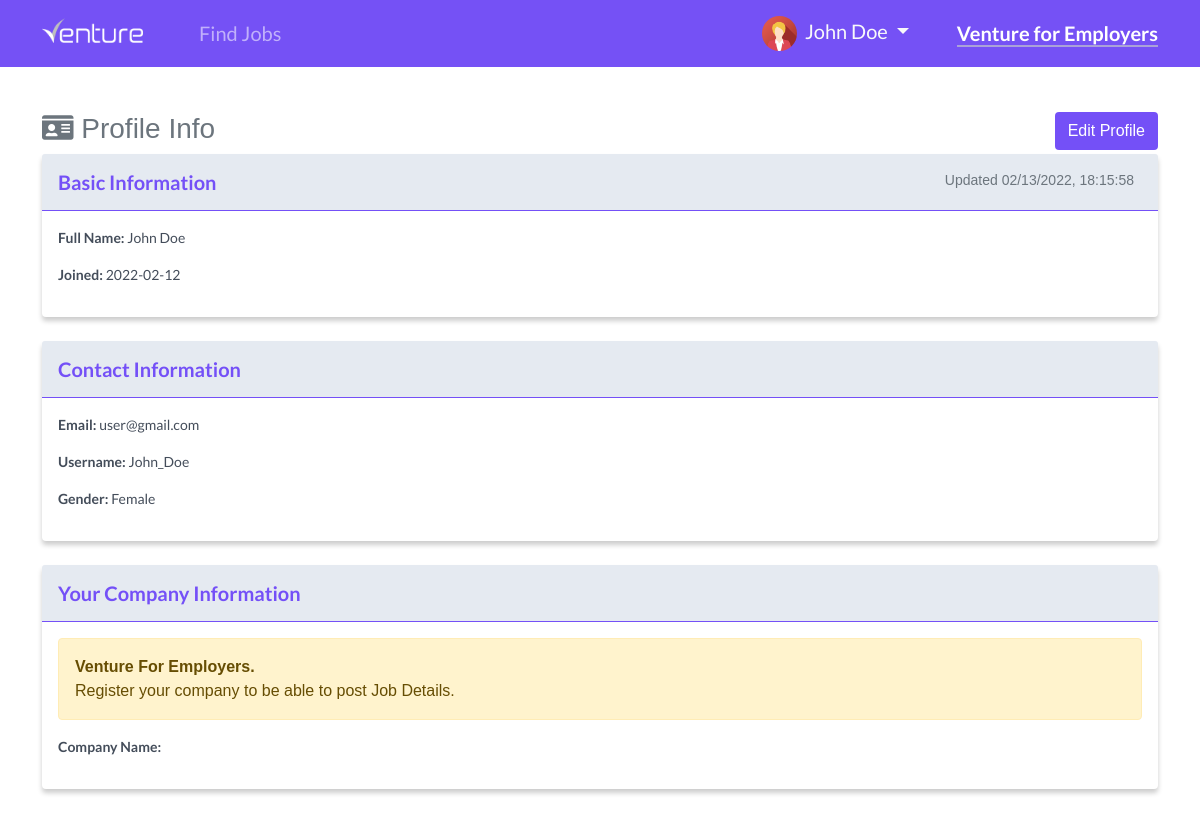
Page /user/profile (signed in) on the committed database.
### website/models.py (models this page shows)
class User(db.Model, UserMixin):
    id = db.Column(db.Integer, primary_key=True)
    email = db.Column(db.String(150), unique=True)
    username = db.Column(db.String(150), unique=True)
    firstname = db.Column(db.String(150))
    lastname = db.Column(db.String(150))
    company = db.Column(db.String(150))
    password = db.Column(db.String(150))
    usertype = db.Column(db.String(10))
    gender = db.Column(db.String(10))
    date_created = db.Column(db.DateTime, default=datetime.now())
    date_updated = db.Column(db.DateTime(
        timezone=True), onupdate=datetime.now())
    posts = db.relationship('Post', backref='user', passive_deletes="True")
    likes = db.relationship('Like', backref='user', passive_deletes="True")

### website/views.py (the view)
@views.route("/user/profile")
@login_required
def user_profile_view():
    users = User.query.all()
    return render_template("user/profile/view_profile.html", user=current_user,  users=users)

### website/__init__.py (called while the page is built)
def create_app():
    app = Flask(__name__)
    app.config['SECRET_KEY'] = "helloworld"
    app.config['SQLALCHEMY_DATABASE_URI'] = f'sqlite:///{DB_NAME}'
    app.config['SQLALCHEMY_TRACK_MODIFICATIONS'] = True
    db.init_app(app)
    from .views import views
    from .auth import auth
    app.register_blueprint(views, url_prefix="/")
    app.register_blueprint(auth, url_prefix="/")
    from .models import User, Post
    create_database(app)
    login_manager = LoginManager()
    login_manager.login_view = "auth.login"
    login_manager.init_app(app)
    @login_manager.user_loader
    def load_user(id):
        return User.query.get(int(id))
    return app

### website/templates/user/profile/view_profile.html (shortened to what this page needs)
{% extends "user/base.html" %}
{% set active_page = "view_profile" %}
{% block content %}
<br><br><br><br>
<div class="container">
    <h3 class="mt-3 mb-2 text-muted w-100"><i class="fas fa-id-card"></i> Profile Info
        <a id="venture_button" href="/user/profile/edit" class="btn float-end text-white">Edit Profile</a>
    </h3>
    <div class="card mb-4" id="post_container">
        <div class="card-header py-3" id="post_card_header">
            <h6 class="m-0 fw-bold float-start" id="job_title">Basic Information</h6>
            <small class="text-muted me-2 float-end">
                {% if user.date_updated == None %}
                Last Updated {{ user.date_created.strftime("%m/%d/%Y, %H:%M:%S") }}
                {% else %}
                Updated {{ user.date_updated.strftime("%m/%d/%Y, %H:%M:%S") }}
                {% endif %}
            </small>
        </div>
        <div class="card-body">
            <p class="post_card_header_text"><strong>Full Name:</strong> {{ user.firstname }} {{ user.lastname }}</p>
            <p class="post_card_header_text"><strong>Joined:</strong> {{ user.date_created.strftime('%Y-%m-%d') }}</p>
        </div>
    </div>
    <div class="card mb-4" id="post_container">
        <div class="card-header py-3" id="post_card_header">
            <h6 class="m-0 fw-bold" id="job_title">Contact Information</h6>
        </div>
        <div class="card-body">
            <p class="post_card_header_text"><strong>Email:</strong> {{ user.email }}</p>
            <p class="post_card_header_text"><strong>Username:</strong> {{ user.username }}</p>
            <p class="post_card_header_text"><strong>Gender:</strong> {{ user.gender }}</p>
        </div>
    </div>
    <div class="card mb-4" id="post_container">
        <div class="card-header py-3" id="post_card_header">
            <h6 class="m-0 fw-bold" id="job_title">Your Company Information</h6>
        </div>
        <div class="card-body">
            <div class="alert alert-warning">
                <strong>Venture For Employers.</strong><br>
                Register your company to be able to post Job Details.
            </div>
            <p class="post_card_header_text"><strong>Company Name:</strong> {{ user.company }}</p>
        </div>
    </div>
</div>
{% endblock %}

### website/templates/user/base.html (shortened to what this page needs)
<!DOCTYPE html>
<html lang="en">
<head>
    <link href="https://cdn.jsdelivr.net/npm/bootstrap@5.1.3/dist/css/bootstrap.min.css" rel="stylesheet">
    <link rel="stylesheet" href="https://use.fontawesome.com/releases/v5.15.4/css/all.css">
    <link rel="stylesheet" href="https://cdnjs.cloudflare.com/ajax/libs/trix/1.3.1/trix.css">
    <link rel="stylesheet" href="{{ url_for('static',filename='user/css/style.css') }}">
    <link rel="stylesheet" href="{{ url_for('static',filename='user/css/salary.scss') }}">
    <link rel="stylesheet" href="{{ url_for('static',filename='user/css/slider.css') }}">
    <link rel="stylesheet" href="{{ url_for('static',filename='user/css/fixed.css') }}">
</head>
<body>
    {% if current_user.company %}
    <nav class="navbar navbar-expand-lg navbar-dark fixed-top" id="navbar_employer">
        <div class="container">
            <a class="navbar-brand" href="/home">
                <img id="navbar_logo" src="{{ url_for('static',filename='user/img/venture-employers.ico') }}" width="101px" alt="">
            </a>
            <button class="navbar-toggler" type="button" data-bs-toggle="collapse"
                data-bs-target="#navbarSupportedContent" aria-controls="navbarSupportedContent" aria-expanded="false"
                aria-label="Toggle navigation">
                <span class="navbar-toggler-icon"></span>
            </button>
            <div class="collapse navbar-collapse" id="navbarSupportedContent">
                <ul class="navbar-nav me-auto mb-2 mb-lg-0">
                    <li class="nav-item">
                        <a href="/home" class="nav-item nav-link mx-3">
                            <span class="{{ 'active_border_bottom2 text-white' if active_page == 'view_post' else '' }}">
                                Find Jobs
                            </span>
                        </a>
                    </li>
                    <li class="nav-item">
                        <a class="nav-item nav-link mx-3" href="/create-post">
                            <span class="{{ 'active_border_bottom2 text-white' if active_page == 'add_post' else '' }}">
                                Post Job
                            </span>
                        </a>
                    </li>
                </ul>
                <li class="d-flex nav-item dropdown">
                    <a class="nav-link text-light dropdown-toggle py-0 ps-0 ms-3" href="#" id="navbarDropdown" role="button"
                        data-bs-toggle="dropdown" aria-expanded="false">
                        <img class="rounded-circle me-1" width="35px" src="https://source.unsplash.com/100x100/?company" alt="">
                        <span class="{{ 'active_border_bottom2' if active_page == 'edit_password' or active_page == 'edit_profile' or active_page == 'view_profile' else '' }}">
                            {{ current_user.company }}
                        </span>
                    </a>
                    <ul class="dropdown-menu" aria-labelledby="dropdownMenuButton1">
                        <li>
                            <a class="dropdown-item" href="/user/profile">
                                <i class="fas fa-user fa-sm fa-fw mr-2 text-secondary"></i>
                                <span
                                    class="{{ 'venture_active_link' if active_page == 'view_profile' or active_page == 'edit_profile' else 'text-secondary' }}">
                                    Profile
                                </span>
                            </a>
                        </li>
                        <li>
                            <a class="dropdown-item" href="/user/change-password">
                                <i class="fas fa-cog fa-sm fa-fw mr-2 text-secondary"></i>
                                <span class=" {{ 'venture_active_link' if active_page == 'edit_password' else 'text-secondary' }}">
                                    Change Password
                                </span>
                            </a>
                        </li>
                        <li>
                            <a class="dropdown-item" href="/logout">
                                <i class="fas fa-sign-out-alt fa-sm fa-fw mr-2 text-secondary"></i>
                                <span class="text-secondary">
                                    Logout
                                </span>
                            </a>
                        </li>
                    </ul>
                </li>
            </div>
        </div>
    </nav>
    {% else %}
    <nav class="navbar navbar-expand-lg navbar-dark fixed-top" id="navbar_employee">
        <div class="container">
            <a class="navbar-brand" href="/home">
                <img id="navbar_logo" src="{{ url_for('static',filename='user/img/venture-white.ico') }}" width="101px" alt="">
            </a>
            <div class="collapse navbar-collapse" id="navbarSupportedContent">
                <ul class="navbar-nav me-auto mb-2 mb-lg-0">
                    <li class="nav-item">
                        <a href="/home" class="nav-item nav-link mx-3">
                            <span class="{{ 'text-white active_border_bottom' if active_page == 'view_post' else '' }}">
                                Find Jobs
                            </span>
                        </a>
                    </li>
                </ul>
                <li class="d-flex nav-item dropdown">
                    <a class="nav-link py-0 dropdown-toggle ps-0 text-light mx-3" href="#" id="navbarDropdown" role="button"
                        data-bs-toggle="dropdown" aria-expanded="false">
                        {% if(user.gender) == 'Male' %}
                        <img class="rounded-circle me-1" width="35px" src="{{ url_for('static',filename='auth/image/profile_pic/male.png') }}">
                        {% else %}
                        <img class="rounded-circle me-1" width="35px" src="{{ url_for('static',filename='auth/image/profile_pic/female.png') }}">
                        {% endif %}
                        <span class=" {{ 'active_border_bottom' if active_page == 'edit_password' or active_page == 'edit_profile' else '' }}">
                            {{ current_user.firstname }}
                            {{ current_user.lastname }}
                        </span>
                    </a>
                </li>
                <li class="d-flex nav-item">
                    <a class="nav-link px-0 ms-3" href="/user/profile">
                        <span class="fw-bold {{ 'text-white active_border_bottom' if active_page == 'view_profile' else '' }}">
                            Venture for Employers
                        </span>
                    </a>
                </li>
            </div>
        </div>
    </nav>
    {% endif %}
        {% block content %}{% endblock %}
</body>
</html>

### website/static/user/css/style.css (style rules this page uses)
* { margin: 0; padding: 0; box-sizing: border-box; outline: none; border: none; text-decoration: none; }
html { scroll-behavior: smooth; }
body { font-family: "Helvetica", sans-serif; -webkit-font-smoothing: antialiased; -moz-osx-font-smoothing: grayscale; overflow-x: hidden; }
.navbar-brand { margin-right: 2rem; }
#navbar_employee { background-color: #7551f5; color: #fff; font-family: "Lato", sans-serif; font-size: 20px; padding-top: 0.65rem; padding-bottom: 0.65rem; }
.navbar li a { color: #f1f1f1; }
.active_border_bottom { border-bottom: 2px solid #aaa1d9; }
#navbar_logo { margin-top: -0.7rem; image-rendering: crispEdges; }
#post_container { border: none; box-shadow: 0px 4px 5px 0px rgba(0, 0, 0, 0.2); -webkit-box-shadow: 0px 4px 5px 0px rgba(0, 0, 0, 0.2); -moz-box-shadow: 0px 4px 5px 0px rgba(0, 0, 0, 0.2); }
#job_title { font-style: bold; font-size: 20px; font-family: "Lato", sans-serif; color: #7450f7; }
#post_card_header { background-color: #e5eaf1; padding-bottom: 1rem; border-bottom: 1px solid #7450f7; }
.post_card_header_text { color: #444d5a; font-size: 14px; font-family: "Lato", sans-serif; }
#venture_button { background-color: #7450f7; }

### website/static/user/css/fixed.css (style rules this page uses)
.fixed-top { -webkit-backface-visibility: hidden; }

### rows in the picture
User: firstname "John", lastname "Doe", date_updated "02/13/2022, 18:15:58", date_created "2022-02-12", email "user@gmail.com", username "John_Doe", gender "Female"
